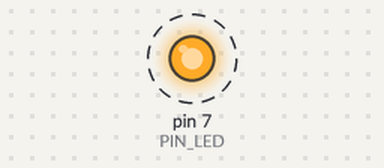
The sketch below on a simulated Arduino Uno, built with avr-gcc and run on an emulated ATmega328P. Parts: output pins drawn as LEDs (lit = HIGH). Dashed ring = blinking. What the sketch prints to the serial monitor is not drawn.

Above: at 1.05 s.
Timing chart, 0 to 4.0 s (numbered marks = the images above):
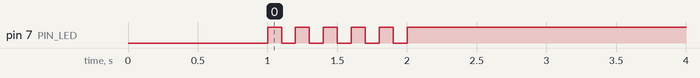

Measured:
- by itself, pin 7 (PIN_LED): alternates HIGH for 0.10 s and LOW for 0.10 s, 11 changes in all, then stays HIGH

The sketch:

05_pratice_2.ino
```cpp
#define PIN_LED 7
unsigned int count, toggle;

void setup() {
  pinMode(PIN_LED, OUTPUT);
  Serial.begin(115200); // Initialize serial port
  while (!Serial) {
    ; // wait for serial port to connect.
  }
  Serial.println("Hello World!");
  count = toggle = 0;
  digitalWrite(PIN_LED, toggle); // turn on LED.

  delay(1000);

  Serial.println("LED Blank start!");
}

void loop() {
  if (count <= 10) {
    ++count;
    toggle = toggle_state(toggle); // toggle LED value.
    Serial.println(toggle);
    digitalWrite(PIN_LED, toggle); // update LED status.
    delay(100); // wait for 1,000 milliseconds
  }
}

int toggle_state(int toggle) {
  return !toggle;
}
```
